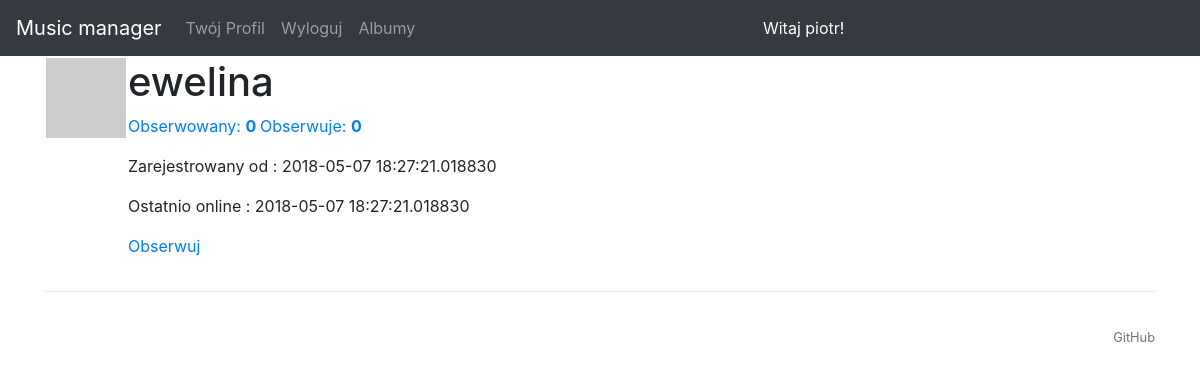
Page /user/ewelina (signed in) on the earlier database version.
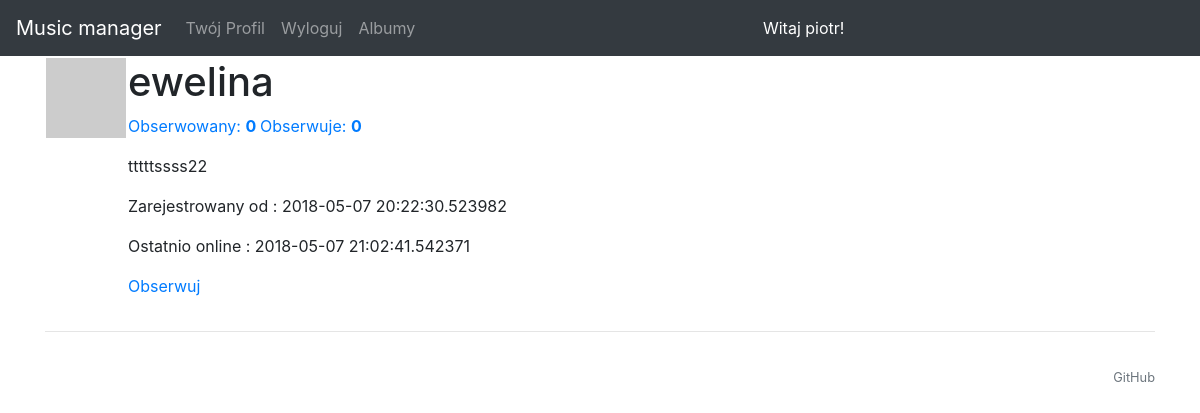
Same page on the later database version.
### models.py (models this page shows, shortened)
class User(UserMixin, db.Model):
    __tablename__ = 'user'
    id = Column(Integer, autoincrement=True, primary_key=True)
    active = Column(Boolean, default=True)
    username = Column(String(200), unique=True)
    email = Column(String(200), unique=True)
    password = Column(String(200), default='')
    admin = Column(Boolean, default=False)
    poweruser = Column(Boolean, default=False)
    about_me = db.Column(db.String(140))
    register_in = db.Column(db.DateTime, default=datetime.now)
    last_seen = db.Column(db.DateTime, default=datetime.now)
    ratings = db.relationship('Rating', backref='user')
    reviews = db.relationship('Review', backref='user')
    lists = db.relationship('List', backref='user')
    followed = db.relationship(
        'User', secondary=followers,
        primaryjoin=(followers.c.follower_id == id),
        secondaryjoin=(followers.c.followed_id == id),
        backref=db.backref('followers', lazy='dynamic'), lazy='dynamic')
    def avatar(self, size):
        digest = md5(self.email.lower().encode('utf-8')).hexdigest()
        return 'https://www.gravatar.com/avatar/{}?d=identicon&s={}'.format(
            digest, size)
    def is_following(self, user):
        return self.followed.filter(
            followers.c.followed_id == user.id).count() > 0
    def followed_review(self):
        followed = Review.query.join(
            followers, (followers.c.followed_id == Review.user_id)).filter(
                followers.c.follower_id == self.id)
        own = Review.query.filter_by(user_id=self.id)
        return followed.union(own).order_by(Review.timestamp.desc())

### views.py (the view)
@app.route('/user/<username>')
@login_required
def user(username):
    user = User.query.filter_by(username=username).first_or_404()
    reviews = current_user.followed_review().all()
    return render_template("user.html", reviews=reviews, user=user)

### views.py (called while the page is built)
@lm.user_loader
def load_user(id):
    return User.query.get(int(id))

@app.before_request
def before_request():
    if current_user.is_authenticated:
        current_user.last_seen = datetime.now()
        db.session.commit()

### templates/user.html (shortened to what this page needs)
{% extends "_base.html" %}
{% set page_id = 'Profil' %}
{% block content %}
    <table>
        <tr valign="top">
            <td><img src="{{ user.avatar(200) }}"></td>
            <td>
                <h1>{{ user.username }}</h1>
                <p><a href="{{ url_for('followers_list', username=user.username) }}">Obserwowany: <b>{{ user.followers.count() }}         </b></a>         <a href="{{ url_for('followed_list', username=user.username) }}">Obserwuje: <b>{{ user.followed.count() }}</b></a></p>
                {% if user.about_me %}<p>{{ user.about_me }}</p>{% endif %}
                {% if user.register_in %}<p>Zarejestrowany od : {{ user.register_in }}</p>{% endif %}
                {% if user.last_seen %}<p>Ostatnio online : {{ user.last_seen }}</p>{% endif %}
                {% if user == current_user %}
                <p><a href="{{ url_for('edit_profile') }}">Edycja profilu</a></p>
                {% elif not current_user.is_following(user) %}
                <p><a href="{{ url_for('follow', username=user.username) }}">Obserwuj</a></p>
                {% else %}
                <p><a href="{{ url_for('unfollow', username=user.username) }}">Przestań obserwować</a></p>
                {% endif %}
            </td>
        </tr>
    </table>
    <hr>
{% endblock %}

Differences in the rows shown:
changed User "ewelina": about_me (not shown) → "tttttssss22"; register_in "2018-05-07 18:27:21.018830" → "2018-05-07 20:22:30.523982"; last_seen "2018-05-07 18:27:21.018830" → "2018-05-07 21:02:41.542371"
